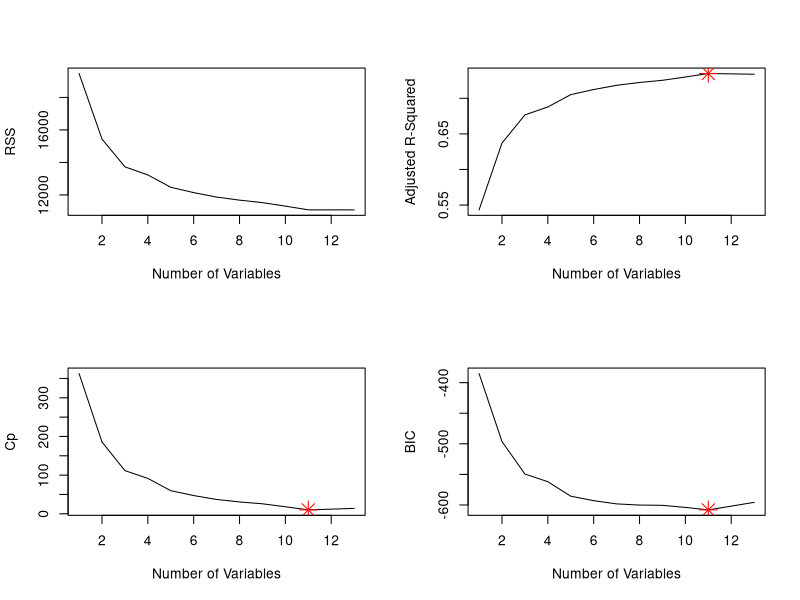
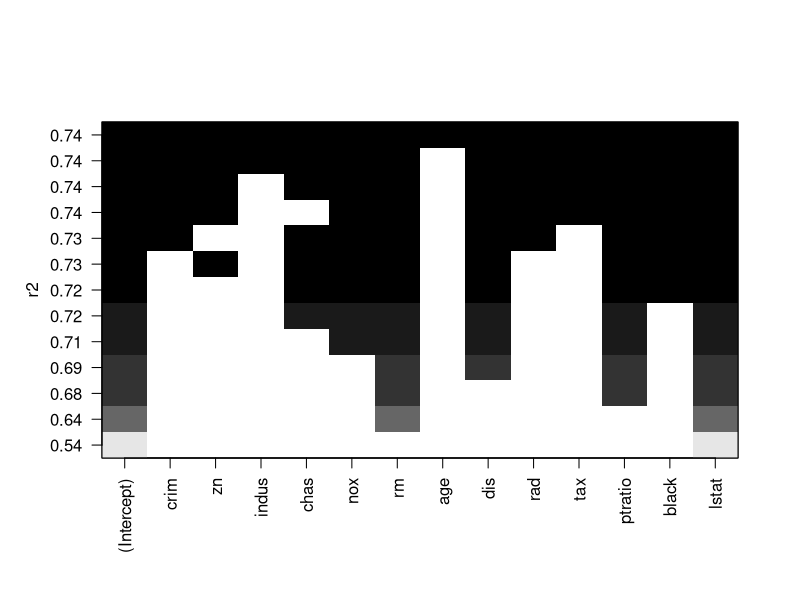
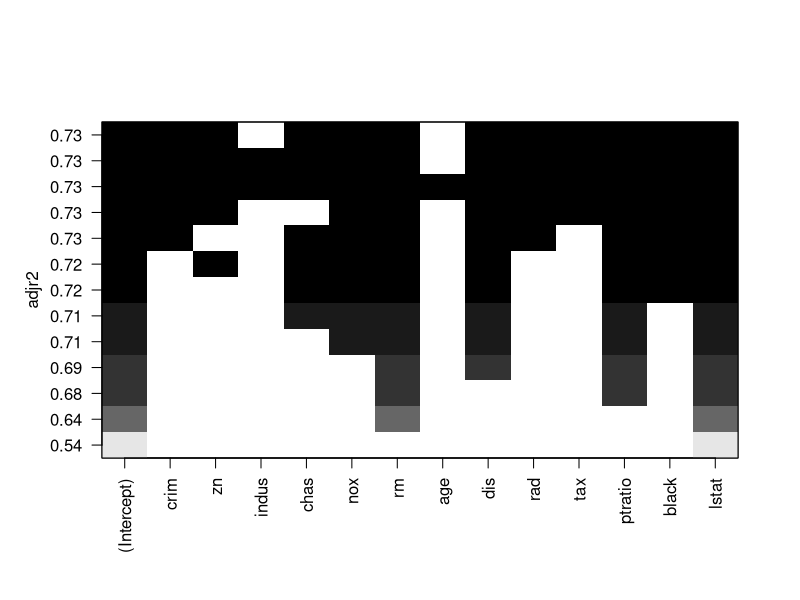
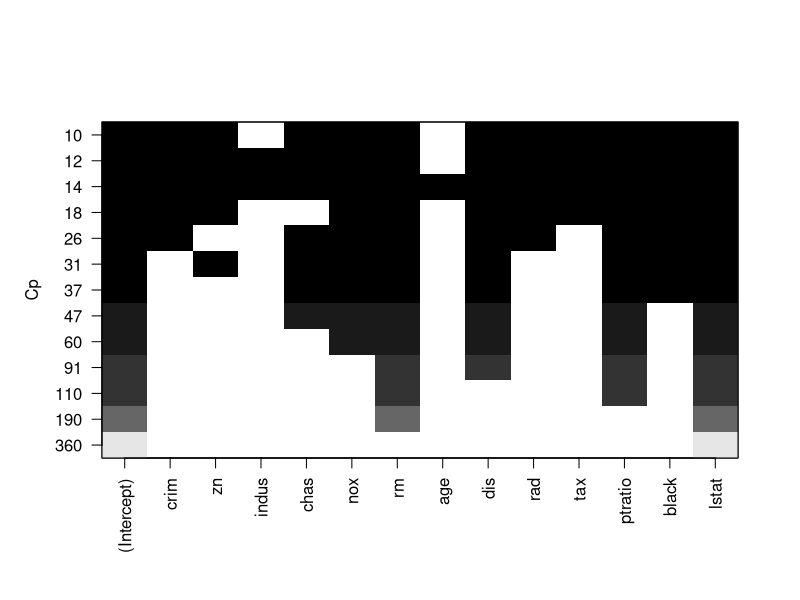
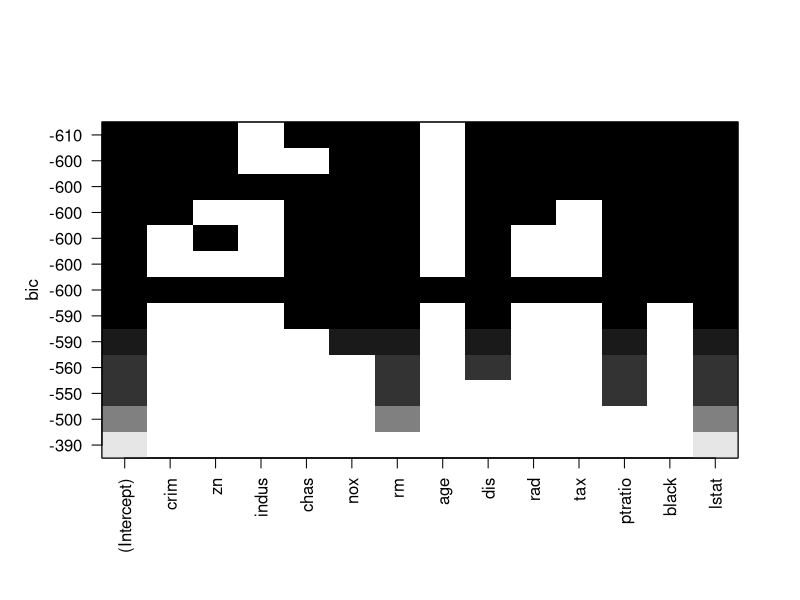
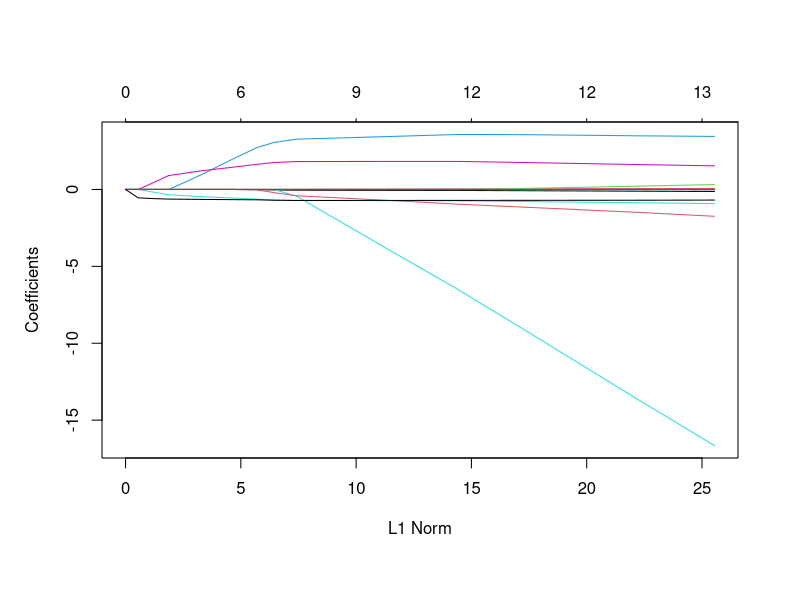
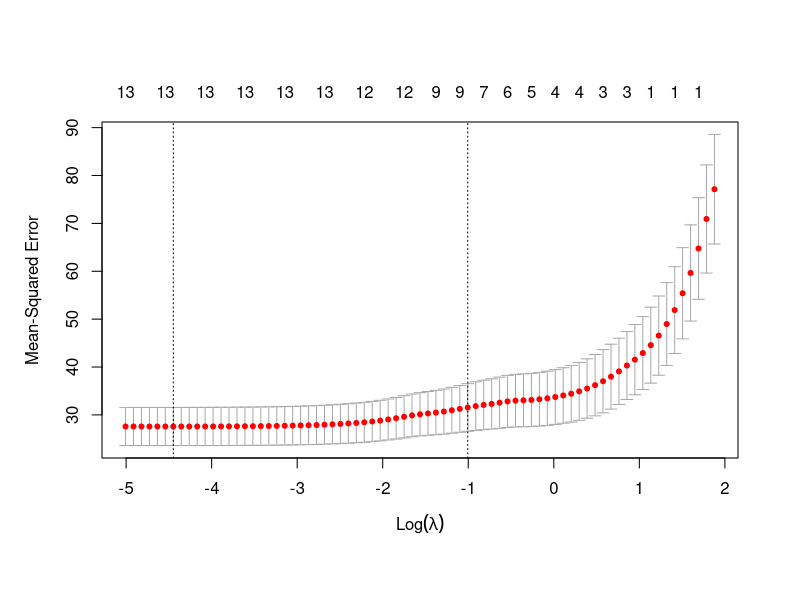
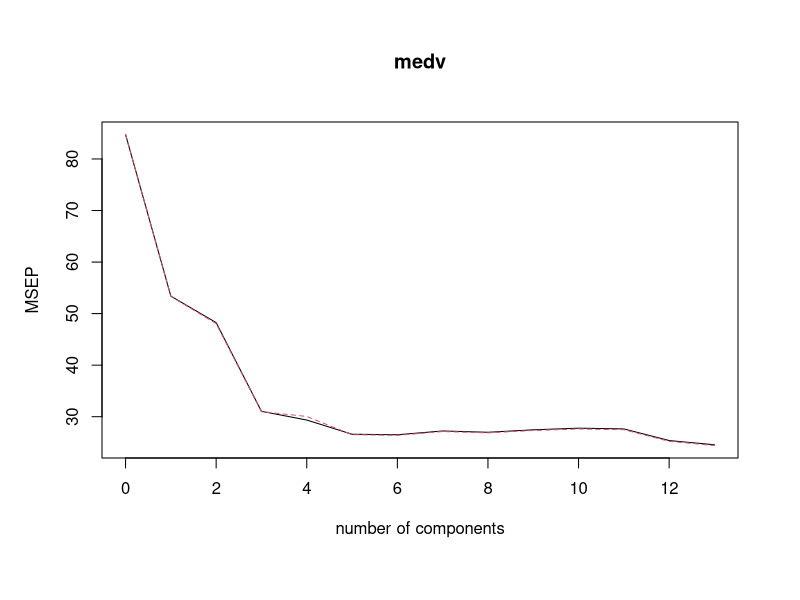

Generate these figures, in order, with R: (Note: this script raises an error after producing the figures.)
# Exercise 6-11 

# Objective: Predict per-capita crime rate in the Boston dataset

# Dataset
library(MASS)
data(Boston)
dim(Boston) # 506 rows, 14 columns
sum(is.na(Boston$medv)) # No NAs

str(Boston)
# Real dataset
# Y-variable: medv (median home value in Boston suburbs)
# X-variables: 
  # crim (crime rate in town)
  # zn (residential land zoned for lots > 25000 sq ft) 
  # industry (non-retail business acreage)
  # chas (Charles River dumvar, 1 if along river, 0 if not)
  # nox (Nitrogen Oxide concentration in air, ppm)
  # rm (avg # of rooms in housing unit)
  # age (of housing unit if built prior to 1940)
  # dis (distance to employment sites in Boston)
  # rad (accessibility to highways)
  # tax (property tax rate)
  # ptratio (teacher-student ratio)
  # black (proportion of African-Americans)
  # lstat (lower status of pop %)

# a) Regression methods: Best Subsets, Lasso, PCR

# Best Subsets

library(leaps)
regfit.full.model <- regsubsets(medv~., Boston, nvmax=13)
summary(regfit.full.model)
# predictors with most asterisks: lstat and rm
reg.summary <- summary(regfit.full.model)
reg.summary$rsq # R-squared for 12th and 13th models is basically the same at 74.06% (so choose the 12th for parsimony)

# Plot 
par(mfrow=c(2,2))
plot(reg.summary$rss, xlab="Number of Variables", ylab="RSS", type="l") # RSS

plot(reg.summary$adjr2, xlab="Number of Variables", ylab="Adjusted R-Squared", type="l") # Adjusted R-squared
which.max((reg.summary$adjr2)) # 11th model has highest Adjusted R-squared
points(11, reg.summary$adjr2[11], col="red", cex=2, pch=8)

plot(reg.summary$cp, xlab="Number of Variables", ylab="Cp", type="l") # Cp
which.min((reg.summary$cp)) # 11th model has lowest Cp
points(11, reg.summary$cp[11], col="red", cex=2, pch=8)

plot(reg.summary$bic, xlab="Number of Variables", ylab="BIC", type="l")
which.min((reg.summary$bic)) # 11th model has lowest BIC
points(11, reg.summary$bic[11], col="red", cex=2, pch=8)

par(mfrow=c(1,1))

plot(regfit.full.model, scale="r2")
plot(regfit.full.model, scale="adjr2") 
plot(regfit.full.model, scale="Cp")
plot(regfit.full.model, scale="bic")
# Adjusted R-squared, Cp, and BIC indicate 11th model, eliminating indus and age

# Choose 11th model
coef(regfit.full.model,11)
# R-squared = 71.30%

# --- Split data into Test and Train ---

set.seed(100)
train <- sample(c(TRUE,FALSE), nrow(Boston), replace=TRUE) # random vector in which elements that are true will be in train, otherwise they won't be
test <- (!train) # another vector in which true elements are in test, false if not
x <- model.matrix(medv~., Boston)[, -1] 
y <- Boston$medv
y.test <- y[test]

# Lasso Model

library(glmnet)
grid <- 10^seq(10, -2, length=100)
lasso.model <- glmnet(x[train, ], y[train], alpha=1, lambda=grid)
plot(lasso.model)
# some coefficients (around half) equal zero regardless of the tuning parameter  

# cross validation and Test MSE:
set.seed(100)
cv.lasso <- cv.glmnet(x[train, ], y[train], alpha=1)
plot(cv.lasso) 
# MSE increases as log(lambda) increases and the number of x variables decreases (highest MSE at 1 variable)
# lowest MSE with all 13 variables included
bestlambda <- cv.lasso$lambda.min # 0.011699
lasso.pred <- predict(lasso.model, s=bestlambda, newx= x[test, ], y=y[test])
mean((lasso.pred - y.test)^2) 
# Test MSE = 24.6927

lasso.model2 <- glmnet(x, y, alpha=1, lambda=grid)
lasso.coef <- predict(lasso.model2, type="coefficients", s=bestlambda)
lasso.coef
# of the 13 variables, indus = 0.004 is the lowest, followed by black=0.009, zn=0.04, tax = -0.01, 
# age doesn't have a coefficient
# final lasso model can eliminate age and indus, still have relatively low MSE with 11 variables

# PCR Model (Principal Components Regression)

library(pls)
set.seed(100)
pcrmodel1 <- pcr(medv~., data=Boston, scale=TRUE, validation="CV")
summary(pcrmodel1)
# CV score provided for 13 components
# CV score is the root mean square error for each component
# % of variance explained - increases as more components are added, up to 74.06% of medv explained by 13 components
validationplot(pcrmodel1, val.type="MSEP") # lowest MSEP at M=13

# PCR on train data
set.seed(100)
pcrmodel2 <- pcr(medv~., data=Boston, subset=train, scale=TRUE, validation="CV")
validationplot(pcrmodel2, val.type="MSEP") # still shows lowest MSEP at M=13

# Test MSE
pcr.pred <- predict(pcrmodel2, x[test,], ncomp=13)
mean((pcr.pred-y.test)^2)
# Test MSE = 24.724 -- very similar to the lasso

# Fit PCR on the full data set
pcr.fit <- pcr(y~x, scale=TRUE, ncomp=13)
summary(pcr.fit)
# same % of variance explained (74.06%) as found above in Best Subsets with all 13 variables

# Justification for this set of models:

# b) Propose Model and evaluate model performance using Validation Set Error / Cross-Validation
  # Validation Set DEFINE
  # Cross-Validation DEFINE

# Already done cross-validation on Lasso and PCR above

# Validation Set - Best Subsets

regfit.best <- regsubsets(medv~.-indus-age, data=Boston[train,], nvmax=11)
# computing validation set error for the best model of each model size:
test.matrix <- model.matrix(medv~.-indus-age, data=Boston[test, ])
# list to hold test error values:
val.errors <- rep(NA, 11)
# Loop - for each model size i, in this model, sizes 1-11 bc 11 features 
for (i in 1:11){
  coefi <- coef(regfit.best, id=i) # this extracts the coefficients from regfit.best for the best model of each size
  pred <- test.matrix[, names(coefi)] %*% coefi # this takes the coefficients from above and multiplies them into the test matrix, becoming the predictions
  val.errors[i] <- mean((Boston$medv[test]-pred)^2) # this computes the test MSE for the best model of each size, using pred
}
val.errors
# we confirm our selection of 11 variables, as this gives us the lowest test error: 24.67

# predict function for CV (basically a function incorporating the for loop used for the validation set above)
  # need bc there is no predict method for regsubsets() 
predict.regsubsets <- function(object, newdata, id){
  formula <- as.formula(object$call[[2]])
  matrix <- model.matrix(formula, newdata)
  coefi <- coef(object, id=id)
  xvars <- names(coefi)
  matrix[ ,xvars] %*% coefi
}

# Cross-Validation - Best Subsets

k <- 10 # folds
n <- nrow(Boston)
set.seed(100)
folds <- sample(rep(1:k, length=n))
# list to hold CV error values:
cv.errors <- matrix(NA, k, 11, dimnames=list(NULL, paste(1:11)))
# Nested For Loop
for (j in i:k){
  best.fit <- regsubsets(medv~.-indus-age, data=Boston[folds != j, ], nvmax=11) 
  # in the jth fold, the elements of folds which equal j are in the test set, and the folds that don't equal j are in train
  for (i in 1:11){
    pred <- predict.regsubsets(best.fit, Boston[folds == j, ], id=i) # object is best.fit regression from above, new data is Boston where folds equal j, and id is 1
    # predictions for the best model of each model size, this time where folds do equal j, so we're using test set
    cv.errors[j,i] <- mean((Boston$medv[folds == j] - pred)^2) # computing test MSE on each subset and storing in cv.errors matrix
  }
} # yields 10x11 matrix of CV errors = test MSE for the jth fold for the best i variable model
cv.errors

# average the columns of the matrix to obtain a vector 
mean.cv.errors <- apply(cv.errors, 2, mean)
mean.cv.errors
# vector of 11 elements, each representing CV error for the best subset of that number of features
# result corroborates the Validation Set results, as the lowest error is in the 11th model at 23.44
plot(mean.cv.errors, type="b", col="blue")

#c) Does the chosen model include all features in the dataset?
    # Best Subsets does not, we eliminated indus and age earlier. The Adjusted R-squared, RSS, Cp, and BIC all indicated that
    # the 11th model was the most optimal, and all measures pointed towards removing these two features.
